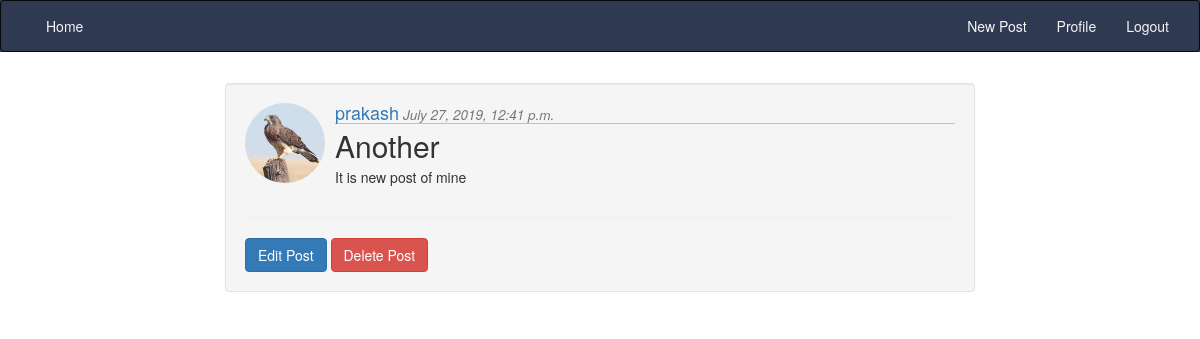
The page /detail/16 (signed in) on the database its author committed.
### users/models.py (models this page shows, shortened)
class Profile(models.Model):
    user=models.OneToOneField(User,on_delete=models.CASCADE)
    image=models.ImageField(upload_to='profile_pics',default='default.jpg')

### info/models.py (models this page shows, shortened)
class Post(models.Model):
    Title=models.CharField(max_length=25)
    Text=models.TextField()
    date_posted=models.DateTimeField(default=timezone.now)
    author=models.ForeignKey(User,on_delete=models.CASCADE)

### info/views.py (the view)
# urls.py: path('detail/<int:pk>', Detail.as_view(),name='detail'),
class Detail(DetailView):
    model=Post
    context_object_name='batman'
    template_name='detail.html'

### templates/detail.html
{% extends 'base.html'%}
{% block content%}
<div class="container">
    <div class="row">
        <div class="col-md-8 col-md-offset-2">
            <div class="well">
                    <div class="media">
                            <div class="media-left">
                                    <img src="{{ user.profile.image.url}}" alt="" height="80px"  width="80px" class="img-circle media-object">
                            </div>
                            <div class="media-body">
                                    <h4  class="media-heading" style="border-bottom: 1px solid silver;"><a href="{% url 'profile' %}" style="text-decoration: none;">{{batman.author.username}}</a><i style="padding:4px;"><small class="text-muted">{{batman.date_posted}}</small></i></h4>
                                    <h2 class="media-heading">{{batman.Title}}</h2>
                                    <p>{{batman.Text}}</p>
                            </div>
                        </div><hr>
                        {% if batman.author == user %}
                        <a href="{% url 'update' batman.pk %}" class="btn btn-primary">Edit Post</a>
                        <a href="{% url 'delete' batman.pk %}" class="btn btn-danger">Delete Post</a>
                        {% endif %}
            </div>
        </div>
    </div>
</div>
{% endblock %}

### static/style.css (style rules this page uses)
a { text-decoration: none; }

### rows shown on the page
Post: author.username "prakash", date_posted "July 27, 2019, 12:41 p.m.", Title "Another", Text "It is new post of mine"
